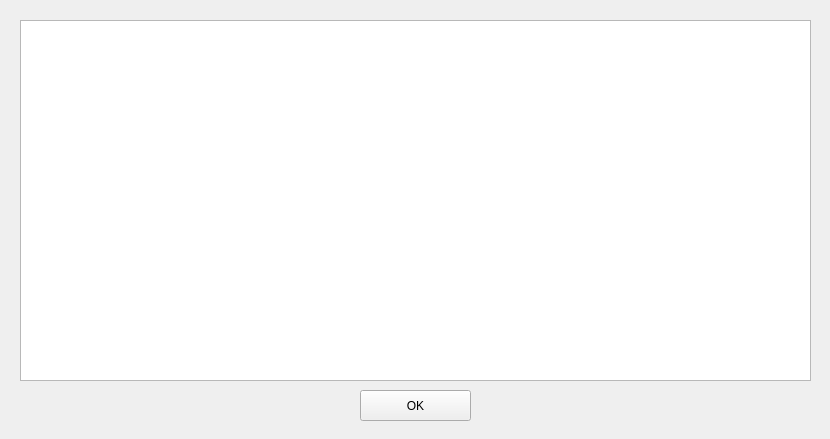
<?xml version="1.0" encoding="UTF-8"?>
<ui version="4.0">
 <class>userflight</class>
 <widget class="QWidget" name="userflight">
  <property name="geometry">
   <rect>
    <x>0</x>
    <y>0</y>
    <width>830</width>
    <height>439</height>
   </rect>
  </property>
  <property name="windowTitle">
   <string>航班信息</string>
  </property>
  <widget class="QTableView" name="tableView">
   <property name="geometry">
    <rect>
     <x>20</x>
     <y>20</y>
     <width>791</width>
     <height>361</height>
    </rect>
   </property>
  </widget>
  <widget class="QPushButton" name="pushButton_2">
   <property name="geometry">
    <rect>
     <x>360</x>
     <y>390</y>
     <width>111</width>
     <height>31</height>
    </rect>
   </property>
   <property name="text">
    <string>OK</string>
   </property>
  </widget>
 </widget>
 <resources/>
 <connections/>
</ui>
